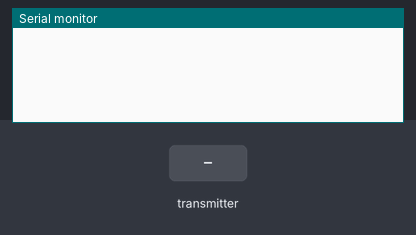
Bench run of a sketch on a simulated ESP32. Shown: the last lines printed to the serial monitor. Inputs (shaded band) come from the test bench. Nothing arrives over Bluetooth unless stated; a phone connects over Bluetooth LE 3 s after start.

Above: at 1.2 s.
1.3 s: the transmitter starts sending power = 0
At 1.61 s:
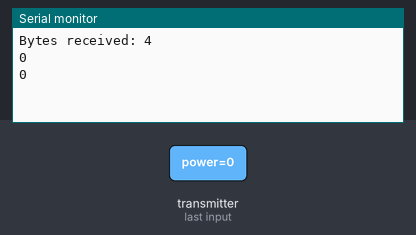
2.8 s: the transmitter starts sending cadence = 1024
4.3 s: the transmitter starts sending power = 2048
At 4.61 s:
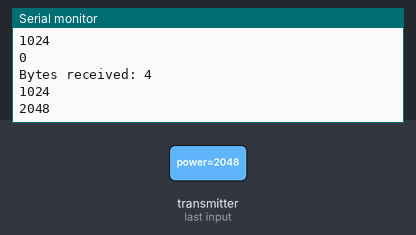
5.8 s: the transmitter starts sending cadence = 4095
Timing chart, 0 to 8.3 s (numbered marks = the images above; inputs shaded):
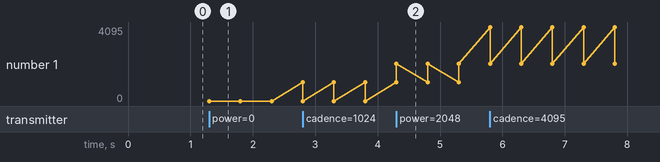

Measured:
- after the input at 1.3 s, the serial monitor: prints a new line at once (image 1)
- after the input at 4.3 s, the serial monitor: prints a new line at once (image 2)
- plotted number 1: 0 → 2048 after the input at 4.3 s

The sketch:

btlepowermeter_v2.ino
```cpp
#include <BLEDevice.h>
#include <BLEServer.h>
#include <BLEUtils.h>
#include <BLE2902.h>
#include <Arduino.h>
#include <esp_now.h>
#include <WiFi.h>

extern bool deviceConnected;
extern bool oldDeviceConnected;

byte flags = 0b00111110;
int pwr = 100;
byte power[9] = { 0b00100000, 0b00000000, 100, 0, 0, 0, 0, 0, 10};
byte feature[4] = { 0b00010000, 0b00000000, 0b00000000, 0b00000000};
byte pwrPos[1] = {5};

#define powerMeterService BLEUUID((uint16_t)0x1818)
BLECharacteristic powerMeterMeasurementCharacteristics(BLEUUID((uint16_t)0x2A63), BLECharacteristic::PROPERTY_NOTIFY);
BLECharacteristic cyclingPowerFeatureCharacteristics(BLEUUID((uint16_t)0x2A65), BLECharacteristic::PROPERTY_READ);
BLECharacteristic sensorLocationCharacteristic(BLEUUID((uint16_t)0x2A5D), BLECharacteristic::PROPERTY_READ);
BLEDescriptor powerMeterMeasuremenDescriptor(BLEUUID((uint16_t)0x2901));
BLEDescriptor cyclingPowerFeatureDescriptor(BLEUUID((uint16_t)0x2901));
BLEDescriptor sensorLocationDescriptor(BLEUUID((uint16_t)0x2901));


//Change this to scale power numbers i.e. set to 2 to double power
float POWERFACTOR =10;

class MyServerCallbacks : public BLEServerCallbacks
{
private:

    void onConnect(BLEServer *pServer) //todo add a reference to deviceconnected
    {
        deviceConnected=true;
        //digitalWrite(LED_PIN, HIGH); we can get LED to change color here
    };

    void onDisconnect(BLEServer *pServer)
    {
        deviceConnected=false;
        //digitalWrite(LED_PIN, LOW);
    }
};


uint32_t powerTxValue = 0; //the BLE-Compliant, flagged, ready to transmit power value
uint64_t CSCTxValue = 0;   //the BLE-Compliant, flagged, ready to transmit CSC value

typedef struct struct_message {
uint16_t power;
uint16_t cadence;
} struct_message;

//reading holder
struct_message powerReadings;

void setup()
{
  Serial.begin(115200);
  InitBLE();

  //initialize ESP-NOW to get the power data from other board
  WiFi.mode(WIFI_STA);
  if (esp_now_init() != ESP_OK) {
  Serial.println("Error initializing ESP-NOW");
  return;
  }

  esp_now_register_recv_cb(OnDataRecv);

  //initialize values
  powerReadings.power =0;
  powerReadings.cadence =0;
}


//reading holders
uint64_t cumulativeRevolutions = 0; //a represents the total number of times a crank rotates
uint64_t lastCET = 0;
/*lastCrankEvent: The 'crank event time' is a free-running-count of 1/1024 second units and it
represents the time when the crank revolution was detected by the crank rotation sensor. Since
 several crank events can occur between transmissions, only the Last Crank Event Time value is
  transmitted. This value is used in combination with the Cumulative Crank Revolutions value to
   enable the Client to calculate cadence. The Last Crank Event Time value rolls over every 64 seconds.
*/

/*Cadence = (Difference in two successive Cumulative Crank Revolution values) /
(Difference in two successive Last Crank Event Time values)
*/
// Callback when data is received
void OnDataRecv(const uint8_t * mac, const uint8_t *incomingData, int len) {
  memcpy(&powerReadings, incomingData, sizeof(powerReadings));
  Serial.print("Bytes received: ");
  Serial.println(len);
  Serial.println(powerReadings.cadence);
  Serial.println(powerReadings.power);
}

bool deviceConnected = false;
bool oldDeviceConnected = false;
uint16_t loopDelay = 1024U; //to help in artificial rpm generation

void loop()
{
  // notify changed value
  if (deviceConnected)
  {

    if (powerReadings.cadence > 0 ) {
    cumulativeRevolutions+=1;
    lastCET+=loopDelay*600.0/powerReadings.cadence;
    }
    //BLE Transmit
    uint16_t txPower = powerReadings.power * POWERFACTOR ;

  power[3] = (byte) (txPower / 256);
  power[2] = (byte) (txPower - (power[3] * 256));

  power[5] = (byte) (cumulativeRevolutions / 256);
  power[4] = (byte) (cumulativeRevolutions - (power[5] * 256));

  power[7] = (byte) (lastCET / 256);
  power[6] = (byte) (lastCET - (power[7] * 256));


  powerMeterMeasurementCharacteristics.setValue(power, 9);
  powerMeterMeasurementCharacteristics.notify();
  cyclingPowerFeatureCharacteristics.setValue(feature, 4);
  sensorLocationCharacteristic.setValue(pwrPos, 1);

    delay(loopDelay); // the minimum is 3ms according to official docs
  }
  // disconnecting
  if (!deviceConnected && oldDeviceConnected)
  {
  //  bluetooth->startBroadcast(); restart
    InitBLE(); //disconnected - init again
    oldDeviceConnected = deviceConnected;
  }
  // connecting
  if (deviceConnected && !oldDeviceConnected)
  {
    // do stuff here on connecting
    oldDeviceConnected = deviceConnected;
  }
}

void InitBLE() {
    BLEDevice::init("Keiser Soze");
    // Create the BLE Server
    BLEServer *pServer = BLEDevice::createServer();
    pServer->setCallbacks(new MyServerCallbacks());

    // Create the BLE Service
    BLEService *pPower = pServer->createService(powerMeterService);

    pPower->addCharacteristic(&powerMeterMeasurementCharacteristics);
    powerMeterMeasuremenDescriptor.setValue("sint 16bit");
    powerMeterMeasurementCharacteristics.addDescriptor(&powerMeterMeasuremenDescriptor);
    powerMeterMeasurementCharacteristics.addDescriptor(new BLE2902());

    pPower->addCharacteristic(&cyclingPowerFeatureCharacteristics);
    cyclingPowerFeatureDescriptor.setValue("Bits 0 - 21");
    cyclingPowerFeatureCharacteristics.addDescriptor(&cyclingPowerFeatureDescriptor);


    pPower->addCharacteristic(&sensorLocationCharacteristic);
    sensorLocationDescriptor.setValue("Position 0 - 16");
    sensorLocationCharacteristic.addDescriptor(&sensorLocationDescriptor);

    pServer->getAdvertising()->addServiceUUID(powerMeterService);

    pPower->start();
    // Start advertising
    pServer->getAdvertising()->start();
  }
```
